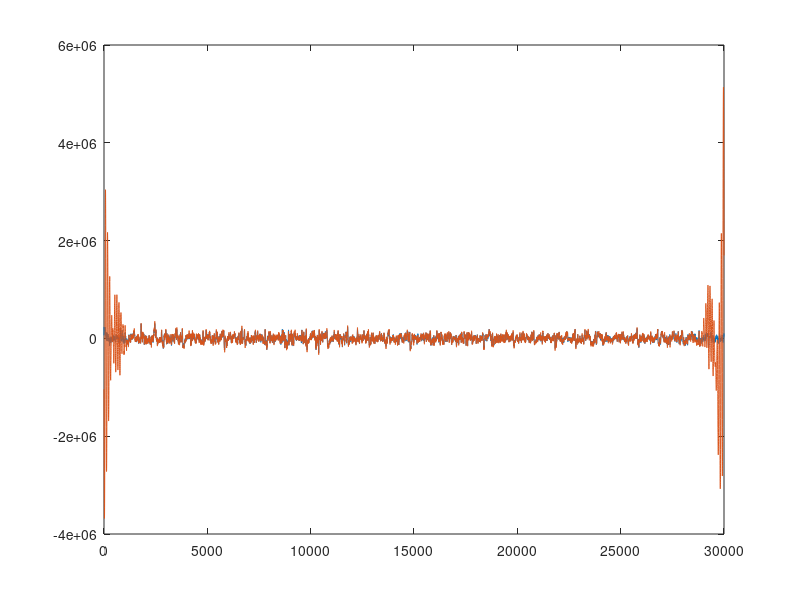
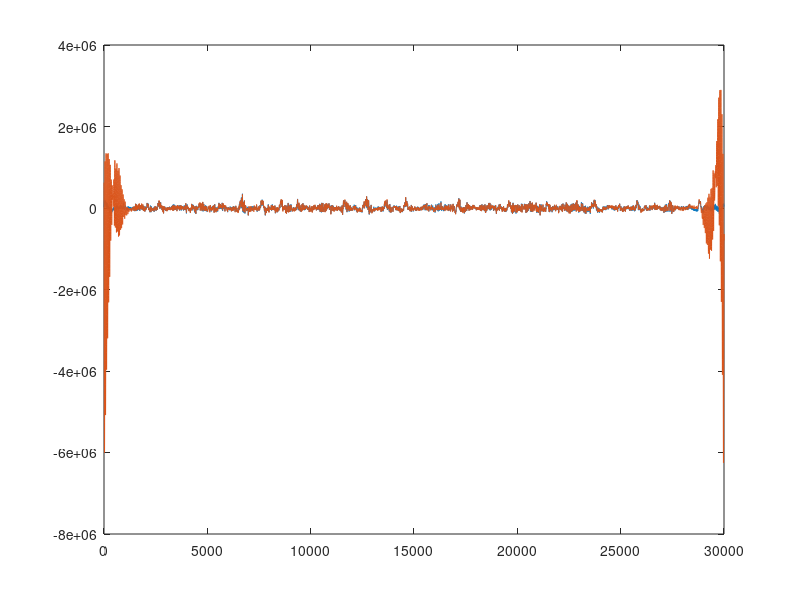

The MATLAB script that drew these images, in order: (Note: this script raises an error after producing the figures.)

load('SUBJECT_RESULTS.mat');
load('PYTHON_SUBJECT1_5HZ.mat');
load('PYTHON_SUBJECT2_10HZ.mat');

MATLAB_SHAM_SUBJECT1 = SUBJECT1_RESULTS.SHAM(1,:);
PYTHON_DATA_SUBJECT1 = PYTHON_SUBJECT1_5HZ(1,:);

figure(1);
plot(MATLAB_SHAM_SUBJECT1);
hold on
plot(PYTHON_DATA_SUBJECT1);

R1 = corrcoef(MATLAB_SHAM_SUBJECT1(1, 1720 : 6719) , PYTHON_DATA_SUBJECT1(1, 1720 : 6719));

MATLAB_SHAM_SUBJECT2_10HZ = SUBJECT2_10HZ_RESULTS.SHAM(1,:);
PYTHON_DATA_SUBJECT2_10HZ = PYTHON_SUBJECT2_10HZ(1,:);

figure(2);
plot(MATLAB_SHAM_SUBJECT2_10HZ);
hold on
plot(PYTHON_DATA_SUBJECT2_10HZ);

R2 = corrcoef(FILTERED_FREE_EEG_SUBJECT(1,:),PYTHON_DATA_SUBJECT2_10HZ(1,:));




